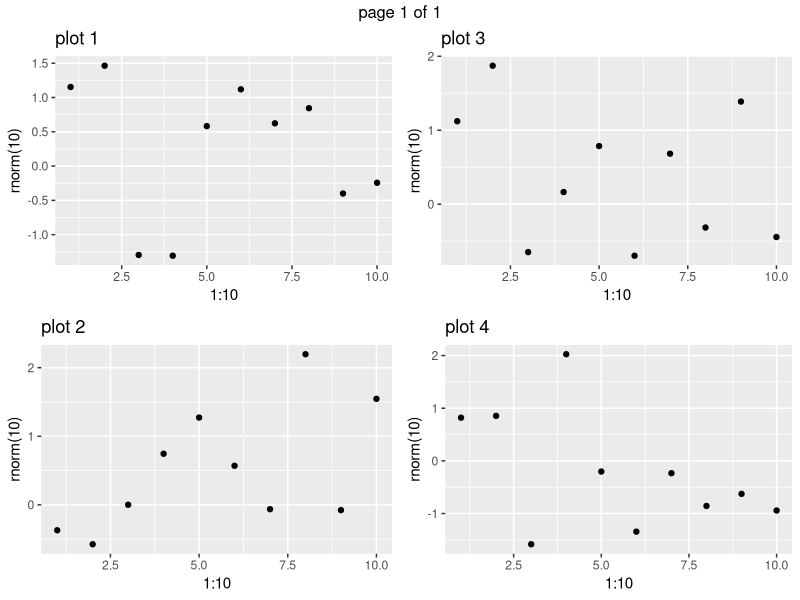

Reproduce this figure in R.
### in ggplot2, we can't use par(mfrow = c(1,1)), this kind of command to get a combine plot.
### so, I find that maybe we can use gridExtra to do this trick.
### here is a example to display this situaion.
### besides, using gridExtra, we need to use lapply function.

library("ggplot2")
library("gridExtra")
pl <- lapply(1:4, function(.x) qplot(1:10, rnorm(10), main=paste("plot", .x)))
marrangeGrob(pl, nrow=2, ncol=2)
